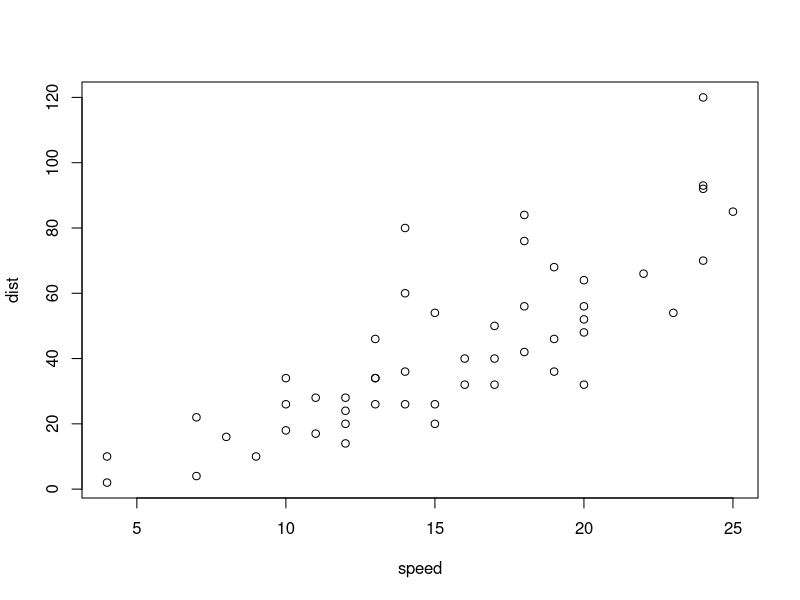
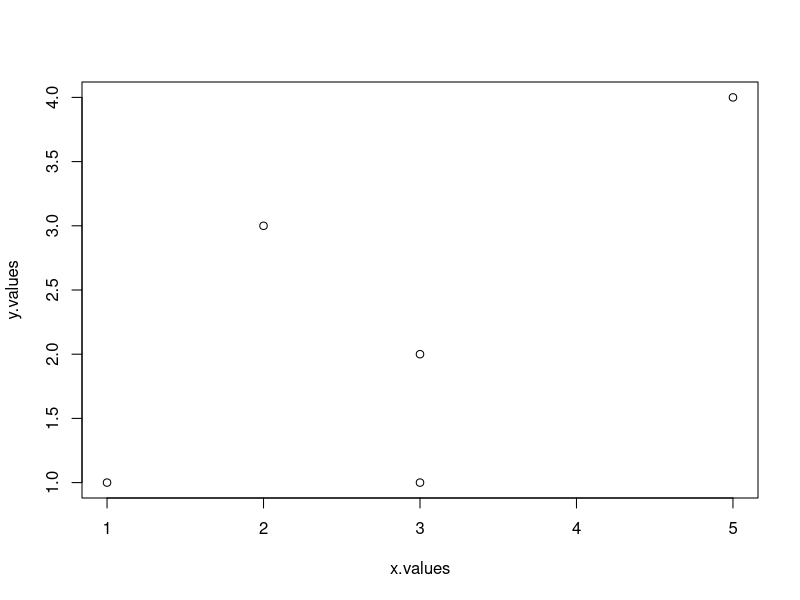
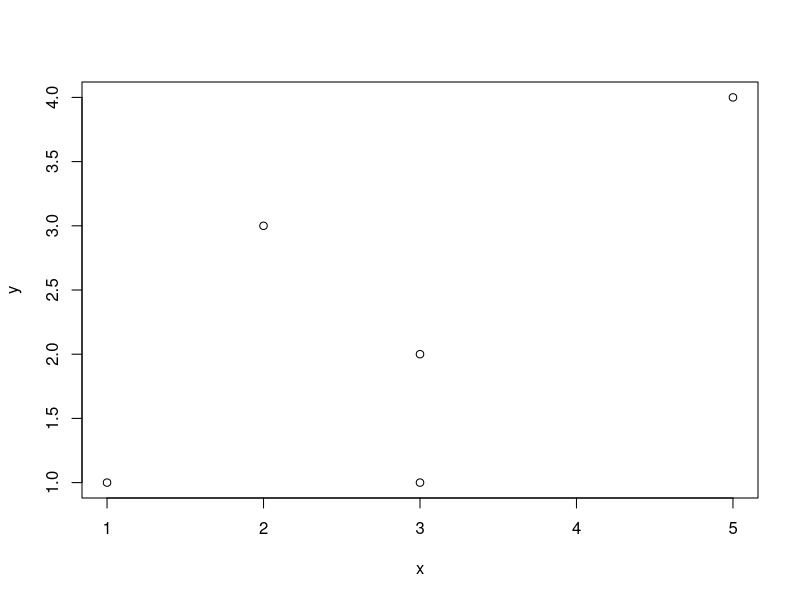
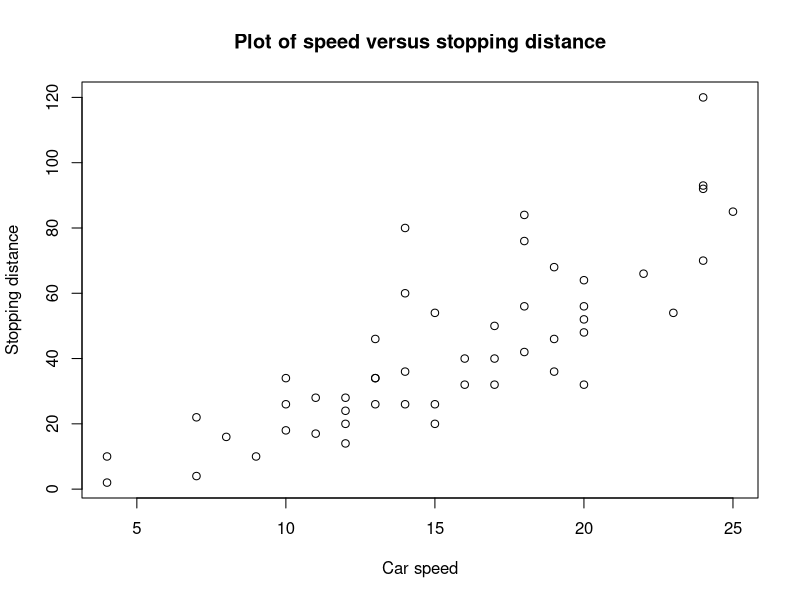
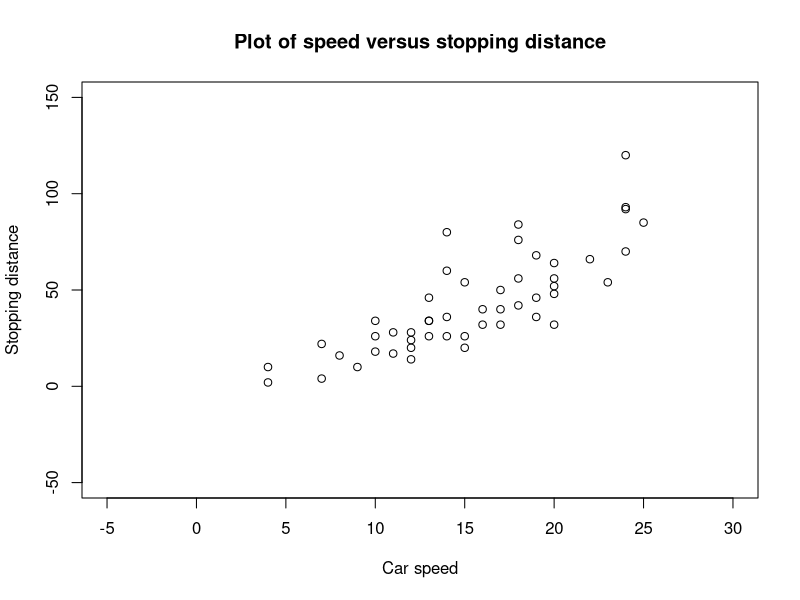
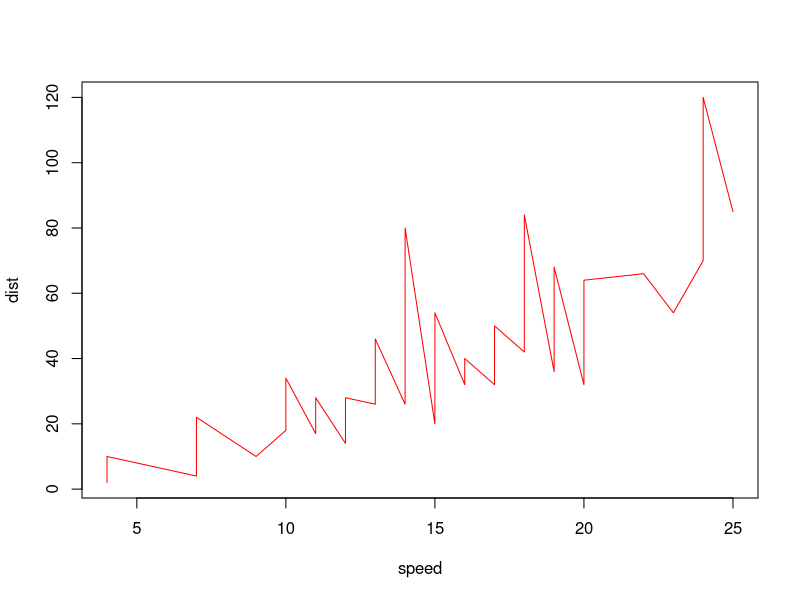
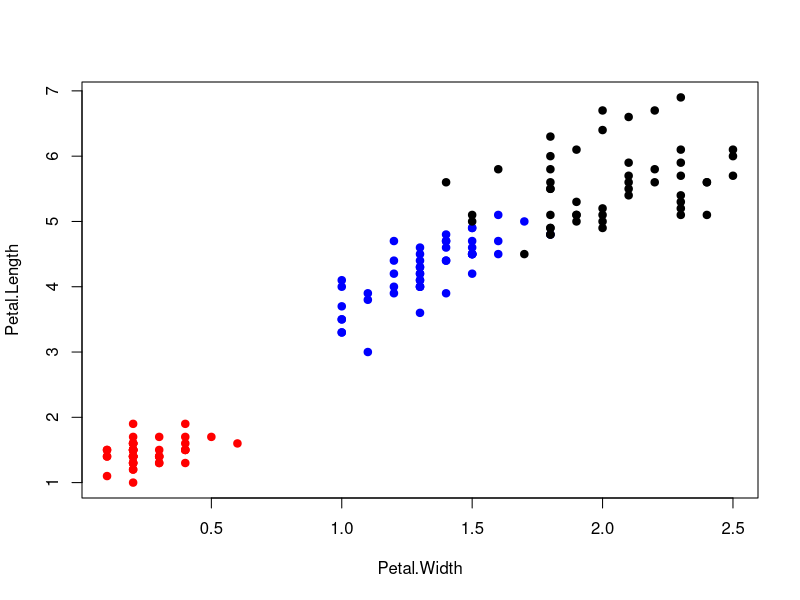
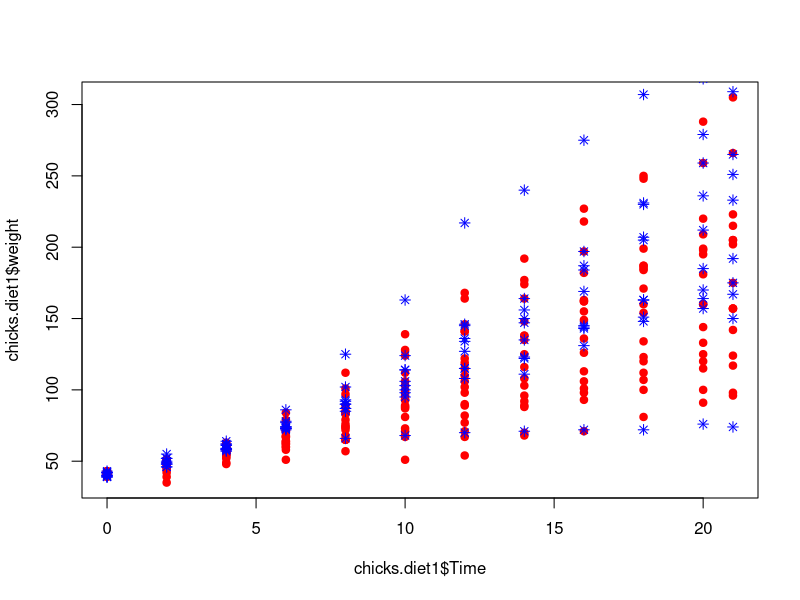

R code for these plots, in order:
## ---- chunk 1
my_list <- list("flower" = c(1, 4.9, 18, 38, 20, 10.02),
                "micha" = matrix(runif(30), nrow = 5),
                "color" = data.frame("x" = c(1.1, 1.2, 1.3),
                                     "y" = c(2.3, 5.6, 6.2)),
                1:40)
## ---- chunk 2
length(my_list)
## ---- chunk 3
class(my_list$flower)
class(my_list[[2]])
class(my_list$color)
class(my_list[[4]])
## ---- chunk 4
my_list[[4]][3]
## ---- chunk 5
my_list$micha[5,2]
my_list[[2]][5,2]
## ---- chunk 6
mean(warpbreaks$breaks[warpbreaks$tension != "H"])
mean(warpbreaks$breaks[warpbreaks$tension == "L" | 
                         warpbreaks$tension == "M"])
## ---- chunk 7
mean(warpbreaks$breaks[warpbreaks$wool == "B" &
                         warpbreaks$tension == "H"])
## ---- chunk 8
factor(c("best", "good", "better", "best", "good"), ordered = T,
       levels = c("good","better", "best"))
## ---- chunk 9
# This is a code chunk. Put your R code here.
plot(cars)
## ---- chunk 10
a <- 10
print(a)
## ---- chunk 11
a <- 10
print(a)
## ---- chunk 12
a <- 10
print(a)
## ---- chunk 13
x.values <- c(3, 2, 5, 1, 3)
y.values <- c(1, 3, 4, 1, 2)

plot(x = x.values, y = y.values)
## ---- chunk 14
x.values <- c(3, 2, 5, 1, 3)
y.values <- c(1, 3, 4, 1, 2)

df <- data.frame(x = x.values, y = y.values)

plot(y ~ x, data = df)
## ---- chunk 15
data("cars")

plot(dist ~ speed, data = cars, 
     xlab = "Car speed",
     ylab  = "Stopping distance", 
     main = "Plot of speed versus stopping distance")
## ---- chunk 16
plot(dist ~ speed, data = cars,
     xlab = "Car speed",
     ylab  = "Stopping distance",
     main = "Plot of speed versus stopping distance",
     xlim = c(-5, 30), ylim = c(-50, 150))
## ---- chunk 17
# Put your code here! 


## ---- chunk 18
plot(dist ~ speed, data = cars,
     type = "l", col = "red")
## ---- chunk 19
# Load data set iris
data("iris")

# Establish color for each species (three total)
iriscolors <- c("red", "blue", "black")
# Plotting with colors
plot(Petal.Length ~ Petal.Width, data = iris, # Setting up basic plot
     type = "p", pch = 19, # setting point type (type) and point shape (pch)
     col = iriscolors[iris$Species]) # Establish colors that correspond to species
## ---- chunk 20
# Put your code here! 


## ---- chunk 21
data("ChickWeight")

chicks.diet1 <- subset(ChickWeight, ChickWeight$Diet == 1)
plot(x = chicks.diet1$Time, y = chicks.diet1$weight, 
     col = "red", pch = 19)

chicks.diet2 <- subset(ChickWeight, ChickWeight$Diet == 2)
points(x = chicks.diet2$Time, y = chicks.diet2$weight, 
 col = "blue", pch = 8)

# NOTE: the chicks.diet2 is cut off at the top of the plot. In order to fix this, 
# you need to alter the original plot() command with xlim and ylim. Try adding 
#   ylim = range(ChickWeight$Weight)
## ---- chunk 22
x.values <- seq(1, 10, by = 0.1)
y.values <- runif(length(x.values))
df2 <- data.frame(x = x.values, y = y.values)

plot(y ~ x, data = df2, type = "l")
points(x = df2$x, y = df2$y, pch = 10, col = "blue")
lines(x = c(-1, 11), y = c(0.65, 0.65), lty = 2)
lines(x = c(-1, 11), y = c(0.35, 0.35), lty = 3)
## ---- chunk 23
iriscolors <- c("red", "blue", "black")
plot(Petal.Length ~ Petal.Width, data = iris,
     type = "p", pch = 19, col = iriscolors[iris$Species])

legend("topleft", legend = levels(iris$Species), 
       col = iriscolors, pch = rep(19, 3))
## ---- chunk 24
# Put your code here! 


